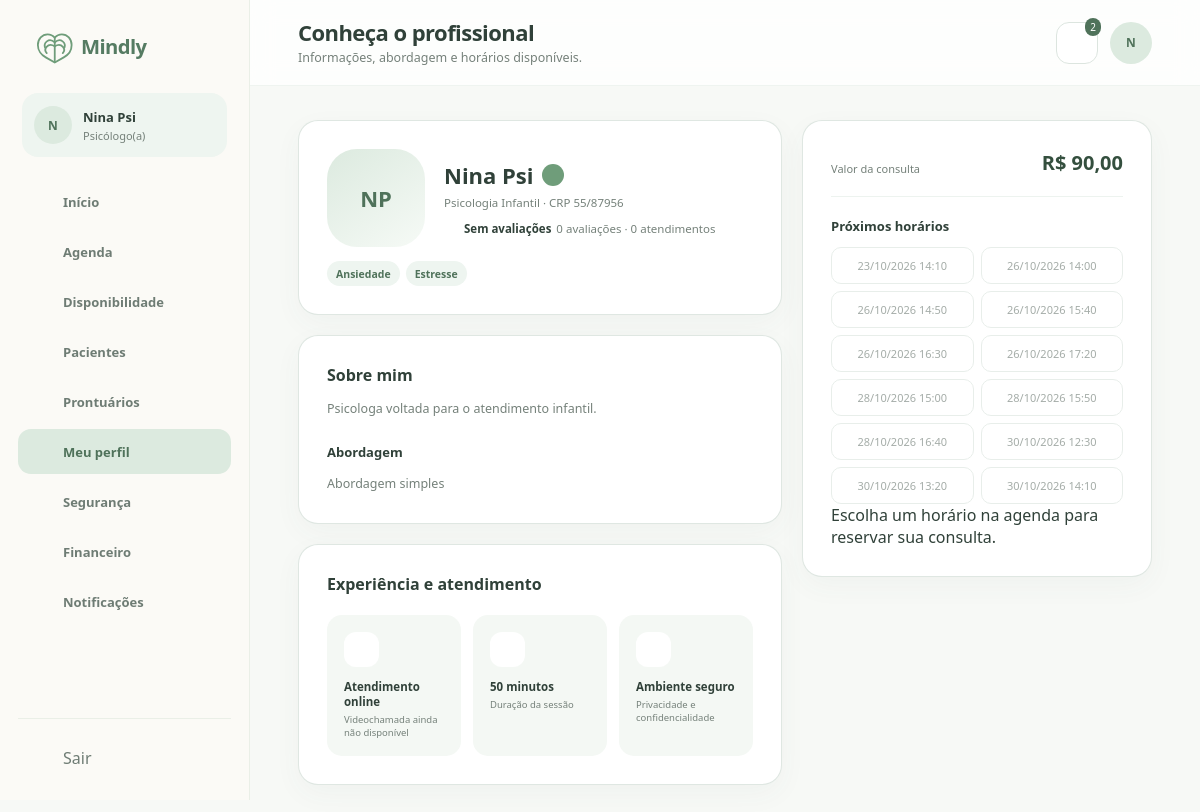
/view/perfilPsicologo.php?preview=1 (signed in), run on the app's committed database.
### tables this page shows
CREATE TABLE `psicologos` (
  `usuario_id` bigint(20) UNSIGNED NOT NULL,
  `crp` varchar(24) NOT NULL,
  `nome_profissional` varchar(150) DEFAULT NULL,
  `area_atuacao` varchar(150) DEFAULT NULL,
  `biografia` text DEFAULT NULL,
  `abordagem` text DEFAULT NULL,
  `valor_consulta` decimal(10,2) NOT NULL DEFAULT 0.00,
  `duracao_padrao_minutos` smallint(5) UNSIGNED NOT NULL DEFAULT 50,
  `status_verificacao` enum('pendente','aprovado','rejeitado') NOT NULL DEFAULT 'pendente',
  `verificado_em` datetime DEFAULT NULL,
  `criado_em` timestamp NOT NULL DEFAULT current_timestamp(),
  `atualizado_em` timestamp NOT NULL DEFAULT current_timestamp() ON UPDATE current_timestamp()
);

CREATE TABLE `usuarios` (
  `id` bigint(20) UNSIGNED NOT NULL,
  `nome` varchar(150) NOT NULL,
  `email` varchar(190) NOT NULL,
  `senha_hash` varchar(255) NOT NULL,
  `papel` enum('paciente','psicologo','admin') NOT NULL,
  `telefone` varchar(20) DEFAULT NULL,
  `avatar_url` varchar(500) DEFAULT NULL,
  `status` enum('pendente','ativo','suspenso','inativo') NOT NULL DEFAULT 'ativo',
  `email_verificado_em` datetime DEFAULT NULL,
  `ultimo_acesso_em` datetime DEFAULT NULL,
  `criado_em` timestamp NOT NULL DEFAULT current_timestamp(),
  `atualizado_em` timestamp NOT NULL DEFAULT current_timestamp() ON UPDATE current_timestamp()
);

CREATE TABLE `horarios_agenda` (
  `id` bigint(20) UNSIGNED NOT NULL,
  `psicologo_id` bigint(20) UNSIGNED NOT NULL,
  `inicio_em` datetime NOT NULL,
  `fim_em` datetime NOT NULL,
  `status` enum('livre','reservado','bloqueado') NOT NULL DEFAULT 'livre',
  `criado_em` timestamp NOT NULL DEFAULT current_timestamp(),
  `atualizado_em` timestamp NOT NULL DEFAULT current_timestamp() ON UPDATE current_timestamp()
);

### model/Database.php (called while the page is built, shortened)
<?php
function config(): array
{
    static $config;
    if ($config === null) {
        $config = require __DIR__ . '/../config.example.php';
        $local = __DIR__ . '/../config/local.php';
        if (is_file($local))
            $config = array_replace($config, require $local);
    }
    return $config;
}
function db(): PDO
{
    static $pdo;
    if (!$pdo) {
        $c = config();
        $pdo = new PDO("mysql:host={$c['db_host']};port={$c['db_port']};dbname=mindly;charset=utf8mb4", $c['db_user'], $c['db_password'], [PDO::ATTR_ERRMODE => PDO::ERRMODE_EXCEPTION, PDO::ATTR_DEFAULT_FETCH_MODE => PDO::FETCH_ASSOC, PDO::ATTR_EMULATE_PREPARES => false]);
        $pdo->exec("SET time_zone = '+00:00'");
    }
    return $pdo;
}
function query(string $sql, array $params = []): PDOStatement
{
    $stmt = db()->prepare($sql);
    $stmt->execute($params);
    return $stmt;
}
function accountById($id)
{
    return query('SELECT u.*, p.status_verificacao FROM usuarios u LEFT JOIN psicologos p ON p.usuario_id=u.id WHERE u.id=?', [$id])->fetch();
}

### controller/Auth.php (called while the page is built, shortened)
<?php
require_once __DIR__ . '/../model/Database.php';
function e($value): string
{
    return htmlspecialchars((string) $value, ENT_QUOTES | ENT_SUBSTITUTE, 'UTF-8');
}
function accountProblem(array $user): ?string
{
    return null;
}
function requireRole(string $role): array
{
    try {
        $user = accountById($_SESSION['user_id']);
    } catch (Throwable $ex) {
        http_response_code(503);
        exit('Serviço temporariamente indisponível.');
    }
    return $user;
}

### controller/DadosController.php (called while the page is built, shortened)
<?php
require_once __DIR__ . '/../model/MindlyData.php';
function requestText(string $key): string
{
    return isset($_GET[$key]) && is_string($_GET[$key]) ? mb_substr(trim($_GET[$key]), 0, 190) : '';
}
function mindlyTime(?string $date = null): DateTimeImmutable
{
    return (new DateTimeImmutable($date ?: 'now', new DateTimeZone('UTC')))->setTimezone(new DateTimeZone('America/Sao_Paulo'));
}
function pageData(string $page, array $user): array
{
    $model = new MindlyData($user);
    $d = ['notificacoes' => $model->notifications(), 'consulta' => null, 'profissional' => null, 'horarios' => [], 'busca' => requestText('q')];
    switch ($page) {
        case 'perfilPsicologo.php':
        case 'agendarConsulta.php':
            $id = $page === 'perfilPsicologo.php' && $user['papel'] === 'psicologo' ? (int) $user['id'] : requestId('psicologo_id');
            if ($id !== null) {
                $d['profissional'] = $model->professional($id, $user['papel'] === 'psicologo');
                $d['horarios'] = $model->slots($id);
            }
            break;
    }
    $d['anterior'] = $_SESSION['operacao_anterior'] ?? [];
    return $d;
}
function loadPageData(string $page, array $user): array
{
    try {
        return pageData($page, $user);
    } catch (Throwable $error) {
        error_log('Mindly: falha ao consultar dados da página (' . get_class($error) . ').');
        http_response_code(503);
        exit('Não foi possível carregar os dados. Tente novamente mais tarde.');
    }
}

### model/MindlyData.php (called while the page is built, shortened)
<?php
require_once __DIR__ . '/Database.php';
final class MindlyData
{
    private int $id;
    public function __construct(array $user)
    {
        $this->id = (int) $user['id'];
        $this->role = $user['papel'];
    }
    private function professionalSelect(): string
    {
        return "SELECT p.usuario_id,u.avatar_url,p.crp,p.area_atuacao,p.biografia,p.abordagem,p.valor_consulta,p.duracao_padrao_minutos,p.status_verificacao,
            COALESCE(NULLIF(p.nome_profissional,''),u.nome) nome_profissional,
            (SELECT GROUP_CONCAT(e.nome ORDER BY e.nome SEPARATOR ', ') FROM psicologo_especialidades pe JOIN especialidades e ON e.id=pe.especialidade_id WHERE pe.psicologo_id=p.usuario_id) especialidades,
            (SELECT AVG(a.nota) FROM avaliacoes a JOIN consultas ac ON ac.id=a.consulta_id AND ac.psicologo_id=a.psicologo_id AND ac.paciente_id=a.paciente_id WHERE a.psicologo_id=p.usuario_id AND a.publicada=1 AND ac.status='concluida') nota,
            (SELECT COUNT(*) FROM avaliacoes a JOIN consultas ac ON ac.id=a.consulta_id AND ac.psicologo_id=a.psicologo_id AND ac.paciente_id=a.paciente_id WHERE a.psicologo_id=p.usuario_id AND a.publicada=1 AND ac.status='concluida') avaliacoes,
            (SELECT COUNT(*) FROM consultas pc WHERE pc.psicologo_id=p.usuario_id AND pc.status='concluida') atendimentos
            FROM psicologos p JOIN usuarios u ON u.id=p.usuario_id";
    }
    public function professional(int $id, bool $own = false): ?array
    {
        $where = $own ? '' : " AND p.status_verificacao='aprovado' AND u.status='ativo'";
        return query($this->professionalSelect() . " WHERE p.usuario_id=?$where", [$id])->fetch() ?: null;
    }
    public function slots(int $professional, ?int $limit = null, ?int $excludeConsultation = null): array
    {
        $params = [$professional];
        $patientConflict = '';
        return query("SELECT h.id,h.inicio_em,h.fim_em FROM horarios_agenda h
            JOIN psicologos p ON p.usuario_id=h.psicologo_id JOIN usuarios u ON u.id=p.usuario_id
            WHERE h.psicologo_id=? AND h.status='livre' AND h.inicio_em>UTC_TIMESTAMP()
            AND p.status_verificacao='aprovado' AND u.status='ativo'
            AND NOT EXISTS (SELECT 1 FROM bloqueios_agenda b WHERE b.psicologo_id=h.psicologo_id AND b.inicio_em<h.fim_em AND b.fim_em>h.inicio_em)
            AND NOT EXISTS (SELECT 1 FROM consultas c JOIN horarios_agenda ch ON ch.id=c.horario_id WHERE c.psicologo_id=h.psicologo_id AND c.status<>'cancelada' AND ch.inicio_em<h.fim_em AND ch.fim_em>h.inicio_em)
            $patientConflict ORDER BY h.inicio_em" . ($limit === null ? '' : ' LIMIT ' . max(1, min(100, $limit))), $params)->fetchAll();
    }
    public function notifications(): array
    {
        return query('SELECT id,titulo,mensagem,criado_em FROM notificacoes WHERE usuario_id=? AND lida_em IS NULL ORDER BY criado_em DESC,id DESC', [$this->id])->fetchAll();
    }
}

### view/perfilPsicologo.php (the view, shortened to what this page needs)
<?php require_once __DIR__ . '/../controller/Auth.php';
$currentUser = isset($_GET['preview']) && $_GET['preview'] === '1' ? requireRole('psicologo') : requireRole('paciente'); ?>
<?php require_once __DIR__ . '/../controller/DadosController.php';
$d = loadPageData(basename(__FILE__), $currentUser);
require_once __DIR__ . '/componentes/componentes.php';
require_once __DIR__ . '/componentes/dados.php'; ?>
<!DOCTYPE html>
<html lang="pt-BR">
<head>
    <link rel="stylesheet" href="../css/componentes.css">
    <link rel="stylesheet" href="../css/perfilPsicologo.css">
    <link rel="stylesheet" href="../css/buscarPsicologos.css">
</head>
<body>
    <?php abrirLayout($currentUser['papel'], 'perfil', 'Conheça o profissional', 'Informações, abordagem e horários disponíveis.', $currentUser['nome']); ?>
    <div class="perfil-grid">
        <div class="coluna-principal">
            <article class="cartao hero-perfil"><?php if ($p = $d['profissional']): ?>
                    <div class="identidade"><?php avatar($p, 'avatar-foto foto-xl'); ?>
                        <div>
                            <div class="nome-verificado">
                                <h2><?= e($p['nome_profissional']) ?></h2><span class="verificado"
                                    title="Cadastro aprovado"><?= icon('check') ?></span>
                            </div>
                            <p><?= e($p['area_atuacao'] ?? 'Área não informada') ?> · CRP <?= e($p['crp']) ?></p>
                            <div class="avaliacao">
                                <?= icon('star') ?><strong><?= rating($p) ?></strong><span><?= (int) $p['avaliacoes'] ?>
                                    avaliações · <?= (int) $p['atendimentos'] ?> atendimentos</span>
                            </div>
                        </div>
                    </div>
                    <div class="tags"><?php professionalTags($p); ?></div>
                <?php else:
                emptyState('Selecione um profissional na busca para visualizar seu perfil.'); ?><a
                        href="buscarPsicologos.php" class="botao botao-principal">Buscar psicólogos</a><?php endif; ?>
            </article>
            <article class="cartao sobre">
                <h2>Sobre mim</h2>
                <p><?= nl2br(e($p['biografia'] ?? 'Nenhuma biografia disponível.')) ?></p>
                <h3>Abordagem</h3>
                <p><?= nl2br(e($p['abordagem'] ?? 'Nenhuma abordagem informada.')) ?></p>
            </article>
            <article class="cartao experiencia">
                <h2>Experiência e atendimento</h2>
                <div class="itens">
                    <div><span class="icone-redonda"><?= icon('video') ?></span><strong>Atendimento
                            online</strong><small>Videochamada ainda não disponível</small></div>
                    <div><span
                            class="icone-redonda"><?= icon('clock') ?></span><strong><?= isset($p['duracao_padrao_minutos']) ? (int) $p['duracao_padrao_minutos'] . ' minutos' : '—' ?></strong><small>Duração
                            da sessão</small></div>
                    <div><span class="icone-redonda"><?= icon('shield') ?></span><strong>Ambiente
                            seguro</strong><small>Privacidade e confidencialidade</small></div>
                </div>
            </article>
        </div>
        <aside class="cartao agendamento-lateral">
            <div class="preco"><span>Valor da
                    consulta</span><strong><?= isset($p['valor_consulta']) ? money($p['valor_consulta']) : '—' ?></strong>
            </div>
            <div class="linha-divisoria"></div>
            <h3>Próximos horários</h3>
            <div class="horarios"><?php foreach (array_slice($d['horarios'], 0, 12) as $h): ?><button
                        disabled><?= dateLabel($h['inicio_em']) ?></button><?php endforeach;
                emptyState('Nenhum horário disponível cadastrado.'); ?>
            </div><?php if ($p && $currentUser['papel'] === 'paciente'): ?><a class="botao botao-principal agendar"
                    href="<?= e(publicLink('agendarConsulta.php', $p['usuario_id'])) ?>"><?= icon('calendar') ?> Consultar
                    agenda</a><?php endif; ?>
            <p>Escolha um horário na agenda para reservar sua consulta.</p>
        </aside>
    </div>
    <?php fecharLayout(); ?>
</body>
</html>

### view/componentes/componentes.php (shortened to what this page needs)
<?php
function icon($name, $class = '')
{
    $svg = $icons[$name] ?? $icons['home'];
    return '<svg class="icone ' . $class . '" viewBox="0 0 24 24" aria-hidden="true">' . $svg . '</svg>';
}
function navItems($perfil)
{
    if ($perfil === 'psicologo')
        return [
            ['dashboardPsicologo.php', 'home', 'Início', 'inicio'],
            ['agendaPsicologo.php', 'calendar', 'Agenda', 'agenda'],
            ['disponibilidadePsicologo.php', 'clock', 'Disponibilidade', 'disponibilidade'],
            ['pacientesPsicologo.php', 'users', 'Pacientes', 'pacientes'],
            ['prontuarioPsicologo.php', 'file', 'Prontuários', 'prontuarios'],
            ['perfilProfissional.php', 'user', 'Meu perfil', 'perfil'],
            ['alterarSenha.php', 'lock', 'Segurança', 'seguranca'],
            ['financeiroPsicologo.php', 'wallet', 'Financeiro', 'financeiro'],
            ['notificacoesPsicologo.php', 'bell', 'Notificações', 'notificacoes'],
        ];
    return [
        ['dashboardAdmin.php', 'home', 'Visão geral', 'inicio'],
        ['usuariosAdmin.php', 'users', 'Usuários', 'usuarios'],
        ['atendimentosAdmin.php', 'video', 'Atendimentos', 'atendimentos'],
        ['relatoriosAdmin.php', 'chart', 'Relatórios', 'relatorios'],
    ];
}
function abrirLayout($perfil, $ativo, $titulo, $subtitulo, $nome)
{
    global $currentUser, $d;
    $nome = e($currentUser['nome']);
    $perfilLabel = $perfil === 'paciente' ? 'Paciente' : ($perfil === 'psicologo' ? 'Psicólogo(a)' : 'Administrador');
    $iniciais = e(mb_strtoupper(mb_substr($currentUser['nome'], 0, 1)));
    echo '<div class="app">';
    echo '<aside class="sidebar">';
    echo '<a class="sidebar-logo" href="home.php"><img src="../img/logo-mindly.svg" alt="Mindly"></a>';
    echo '<div class="perfil-lateral"><span class="avatar avatar-pequeno">' . $iniciais . '</span><div><strong>' . $nome . '</strong><span>' . $perfilLabel . '</span></div></div>';
    echo '<nav class="menu-lateral">';
    foreach (navItems($perfil) as $item) {
        [$href, $ico, $label, $key] = $item;
        $classe = $key === $ativo ? 'item-menu ativo' : 'item-menu';
        echo '<a class="' . $classe . '" href="' . $href . '">' . icon($ico) . '<span>' . $label . '</span></a>';
    }
    echo '</nav>';
    echo '<div class="sidebar-rodape"><form method="post" action="../processamento/auth.php">' . csrfField() . '<input type="hidden" name="acao" value="logout"><button class="item-menu" style="border:0;background:transparent;width:100%;cursor:pointer;font:inherit" type="submit">' . icon('logout') . '<span>Sair</span></button></form></div>';
    echo '</aside>';
    echo '<main class="area-app">';
    echo '<header class="topbar"><div class="titulo-topbar"><h1>' . $titulo . '</h1><p>' . $subtitulo . '</p></div><div class="acoes-topbar"><details class="notificacoes"><summary class="botao-icone" aria-label="Notificações">' . icon('bell');
    if (!empty($d['notificacoes']))
        echo '<span class="contador-notificacoes">' . count($d['notificacoes']) . '</span>';
    echo '</summary><div class="painel-notificacoes"><h2>Notificações</h2>';
    echo '</div></details><span class="avatar">' . $iniciais . '</span></div></header>';
    echo '<section class="conteudo-app">';
}
function fecharLayout()
{
    echo '</section></main></div>';
}
?>

### data on the page
psicologos: usuario_id.nome "N", usuario_id.nome "Nina Psi", usuario_id.papel "Psicólogo(a)", area_atuacao "Psicologia Infantil", crp "55/87956", biografia "Psicologa voltada para o atendimento infantil.", abordagem "Abordagem simples", duracao_padrao_minutos "50", valor_consulta "R$ 90,00"
horarios_agenda: inicio_em "23/10/2026 14:10"
horarios_agenda: inicio_em "26/10/2026 14:00"
horarios_agenda: inicio_em "26/10/2026 14:50"
horarios_agenda: inicio_em "26/10/2026 15:40"
horarios_agenda: inicio_em "26/10/2026 16:30"
horarios_agenda: inicio_em "26/10/2026 17:20"
horarios_agenda: inicio_em "28/10/2026 15:00"
horarios_agenda: inicio_em "28/10/2026 15:50"
horarios_agenda: inicio_em "28/10/2026 16:40"
horarios_agenda: inicio_em "30/10/2026 12:30"
horarios_agenda: inicio_em "30/10/2026 13:20"
horarios_agenda: inicio_em "30/10/2026 14:10"

### other printed values
$label "Início"
$label "Agenda"
$label "Disponibilidade"
$label "Pacientes"
$label "Prontuários"
$label "Meu perfil"
$label "Segurança"
$label "Financeiro"
$label "Notificações"
$titulo "Conheça o profissional"
$subtitulo "Informações, abordagem e horários disponíveis."
count($d['notificacoes']) "2"
initials($name) "NP"
$p['nome_profissional'] "Nina Psi"
rating($p) "Sem avaliações"
